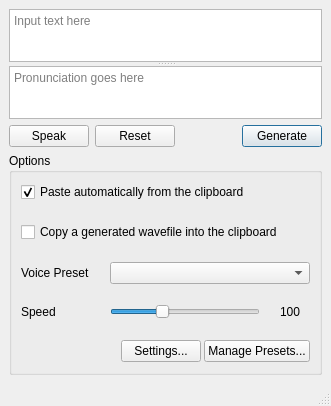
<?xml version="1.0" encoding="UTF-8"?>
<ui version="4.0">
 <class>MainWindow</class>
 <widget class="QMainWindow" name="MainWindow">
  <property name="geometry">
   <rect>
    <x>0</x>
    <y>0</y>
    <width>331</width>
    <height>406</height>
   </rect>
  </property>
  <property name="windowTitle">
   <string>YukkuriTool</string>
  </property>
  <widget class="QWidget" name="centralwidget">
   <property name="minimumSize">
    <size>
     <width>295</width>
     <height>0</height>
    </size>
   </property>
   <layout class="QVBoxLayout" name="verticalLayout">
    <item>
     <widget class="QSplitter" name="splitter">
      <property name="locale">
       <locale language="Japanese" country="Japan"/>
      </property>
      <property name="orientation">
       <enum>Qt::Vertical</enum>
      </property>
      <property name="opaqueResize">
       <bool>true</bool>
      </property>
      <property name="childrenCollapsible">
       <bool>false</bool>
      </property>
      <widget class="QPlainTextEdit" name="plainTextEdit">
       <property name="minimumSize">
        <size>
         <width>0</width>
         <height>50</height>
        </size>
       </property>
       <property name="statusTip">
        <string>Input text to make the program speak. Pronunciation will be automatically generated.</string>
       </property>
       <property name="locale">
        <locale language="Japanese" country="Japan"/>
       </property>
       <property name="placeholderText">
        <string>Input text here</string>
       </property>
      </widget>
      <widget class="QPlainTextEdit" name="plainTextEdit_2">
       <property name="minimumSize">
        <size>
         <width>0</width>
         <height>50</height>
        </size>
       </property>
       <property name="statusTip">
        <string>If you want to fix pronunciation, tweak here.</string>
       </property>
       <property name="locale">
        <locale language="Japanese" country="Japan"/>
       </property>
       <property name="undoRedoEnabled">
        <bool>true</bool>
       </property>
       <property name="readOnly">
        <bool>false</bool>
       </property>
       <property name="placeholderText">
        <string>Pronunciation goes here</string>
       </property>
      </widget>
     </widget>
    </item>
    <item>
     <layout class="QHBoxLayout" name="horizontalLayout">
      <item>
       <widget class="QPushButton" name="speakButton">
        <property name="statusTip">
         <string>Preview the text.</string>
        </property>
        <property name="locale">
         <locale language="Japanese" country="Japan"/>
        </property>
        <property name="text">
         <string>Speak</string>
        </property>
        <property name="shortcut">
         <string>Ctrl+S</string>
        </property>
       </widget>
      </item>
      <item>
       <widget class="QPushButton" name="resetButton">
        <property name="statusTip">
         <string>Reset the text field.</string>
        </property>
        <property name="locale">
         <locale language="Japanese" country="Japan"/>
        </property>
        <property name="text">
         <string>Reset</string>
        </property>
        <property name="shortcut">
         <string>Ctrl+R</string>
        </property>
       </widget>
      </item>
      <item>
       <spacer name="horizontalSpacer">
        <property name="locale">
         <locale language="Japanese" country="Japan"/>
        </property>
        <property name="orientation">
         <enum>Qt::Horizontal</enum>
        </property>
        <property name="sizeHint" stdset="0">
         <size>
          <width>40</width>
          <height>20</height>
         </size>
        </property>
       </spacer>
      </item>
      <item>
       <widget class="QPushButton" name="generateButton">
        <property name="statusTip">
         <string>Generate a wave file from the text.</string>
        </property>
        <property name="locale">
         <locale language="Japanese" country="Japan"/>
        </property>
        <property name="text">
         <string>Generate</string>
        </property>
        <property name="shortcut">
         <string>Ctrl+G</string>
        </property>
        <property name="default">
         <bool>true</bool>
        </property>
       </widget>
      </item>
     </layout>
    </item>
    <item>
     <widget class="QGroupBox" name="groupBox">
      <property name="locale">
       <locale language="Japanese" country="Japan"/>
      </property>
      <property name="title">
       <string>Options</string>
      </property>
      <layout class="QVBoxLayout" name="verticalLayout_3">
       <property name="spacing">
        <number>20</number>
       </property>
       <item>
        <widget class="QCheckBox" name="checkBox">
         <property name="statusTip">
          <string>If the checkbox is on, the program will paste your clipboard to the text field when activated.</string>
         </property>
         <property name="locale">
          <locale language="Japanese" country="Japan"/>
         </property>
         <property name="text">
          <string>Paste automatically from the clipboard</string>
         </property>
         <property name="checked">
          <bool>true</bool>
         </property>
        </widget>
       </item>
       <item>
        <widget class="QCheckBox" name="checkBox_2">
         <property name="statusTip">
          <string>If the checkbox is on, the program will generate the waveform and copy it when deactivated.</string>
         </property>
         <property name="locale">
          <locale language="Japanese" country="Japan"/>
         </property>
         <property name="text">
          <string>Copy a generated wavefile into the clipboard</string>
         </property>
         <property name="checked">
          <bool>false</bool>
         </property>
        </widget>
       </item>
       <item>
        <layout class="QFormLayout" name="formLayout">
         <item row="0" column="0">
          <widget class="QLabel" name="label">
           <property name="maximumSize">
            <size>
             <width>80</width>
             <height>16777215</height>
            </size>
           </property>
           <property name="locale">
            <locale language="Japanese" country="Japan"/>
           </property>
           <property name="text">
            <string>Voice Preset</string>
           </property>
           <property name="buddy">
            <cstring>voicePresets</cstring>
           </property>
          </widget>
         </item>
         <item row="0" column="1">
          <widget class="QComboBox" name="voicePresets">
           <property name="sizePolicy">
            <sizepolicy hsizetype="Expanding" vsizetype="Fixed">
             <horstretch>0</horstretch>
             <verstretch>0</verstretch>
            </sizepolicy>
           </property>
           <property name="statusTip">
            <string>Selects the voice from the presets.</string>
           </property>
           <property name="locale">
            <locale language="Japanese" country="Japan"/>
           </property>
          </widget>
         </item>
         <item row="1" column="0">
          <widget class="QLabel" name="label_2">
           <property name="locale">
            <locale language="Japanese" country="Japan"/>
           </property>
           <property name="midLineWidth">
            <number>-16</number>
           </property>
           <property name="text">
            <string>Speed</string>
           </property>
           <property name="buddy">
            <cstring>horizontalSlider</cstring>
           </property>
          </widget>
         </item>
         <item row="1" column="1">
          <layout class="QHBoxLayout" name="horizontalLayout_2">
           <item>
            <widget class="QSlider" name="horizontalSlider">
             <property name="locale">
              <locale language="Japanese" country="Japan"/>
             </property>
             <property name="minimum">
              <number>50</number>
             </property>
             <property name="maximum">
              <number>200</number>
             </property>
             <property name="value">
              <number>100</number>
             </property>
             <property name="orientation">
              <enum>Qt::Horizontal</enum>
             </property>
            </widget>
           </item>
           <item>
            <widget class="QLabel" name="label_3">
             <property name="minimumSize">
              <size>
               <width>30</width>
               <height>0</height>
              </size>
             </property>
             <property name="maximumSize">
              <size>
               <width>30</width>
               <height>16777215</height>
              </size>
             </property>
             <property name="locale">
              <locale language="Japanese" country="Japan"/>
             </property>
             <property name="text">
              <string>100</string>
             </property>
             <property name="textFormat">
              <enum>Qt::PlainText</enum>
             </property>
            </widget>
           </item>
          </layout>
         </item>
        </layout>
       </item>
       <item>
        <layout class="QHBoxLayout" name="horizontalLayout_3">
         <property name="spacing">
          <number>3</number>
         </property>
         <item>
          <widget class="QLabel" name="kevinView">
           <property name="minimumSize">
            <size>
             <width>24</width>
             <height>24</height>
            </size>
           </property>
           <property name="maximumSize">
            <size>
             <width>24</width>
             <height>24</height>
            </size>
           </property>
           <property name="toolTip">
            <string/>
           </property>
           <property name="statusTip">
            <string>Drag and drop to put an audio file into your video editor</string>
           </property>
           <property name="locale">
            <locale language="Japanese" country="Japan"/>
           </property>
           <property name="text">
            <string/>
           </property>
           <property name="textFormat">
            <enum>Qt::PlainText</enum>
           </property>
           <property name="pixmap">
            <pixmap resource="assets.qrc">:/fileicon.png</pixmap>
           </property>
           <property name="scaledContents">
            <bool>true</bool>
           </property>
          </widget>
         </item>
         <item>
          <spacer name="horizontalSpacer_2">
           <property name="locale">
            <locale language="Japanese" country="Japan"/>
           </property>
           <property name="orientation">
            <enum>Qt::Horizontal</enum>
           </property>
           <property name="sizeHint" stdset="0">
            <size>
             <width>40</width>
             <height>20</height>
            </size>
           </property>
          </spacer>
         </item>
         <item>
          <widget class="QPushButton" name="pushButton_2">
           <property name="statusTip">
            <string>Open Preferences.</string>
           </property>
           <property name="locale">
            <locale language="Japanese" country="Japan"/>
           </property>
           <property name="text">
            <string>Settings...</string>
           </property>
           <property name="shortcut">
            <string/>
           </property>
          </widget>
         </item>
         <item>
          <widget class="QPushButton" name="pushButton">
           <property name="statusTip">
            <string>Manages the voice presets.</string>
           </property>
           <property name="locale">
            <locale language="Japanese" country="Japan"/>
           </property>
           <property name="text">
            <string>Manage Presets...</string>
           </property>
           <property name="shortcut">
            <string>Ctrl+P</string>
           </property>
          </widget>
         </item>
        </layout>
       </item>
      </layout>
     </widget>
    </item>
   </layout>
  </widget>
  <widget class="QStatusBar" name="statusBar">
   <property name="enabled">
    <bool>true</bool>
   </property>
   <property name="styleSheet">
    <string notr="true">color: white;</string>
   </property>
  </widget>
 </widget>
 <tabstops>
  <tabstop>plainTextEdit</tabstop>
  <tabstop>plainTextEdit_2</tabstop>
  <tabstop>speakButton</tabstop>
  <tabstop>resetButton</tabstop>
  <tabstop>generateButton</tabstop>
  <tabstop>checkBox</tabstop>
  <tabstop>checkBox_2</tabstop>
  <tabstop>pushButton_2</tabstop>
  <tabstop>pushButton</tabstop>
 </tabstops>
 <resources>
  <include location="assets.qrc"/>
 </resources>
 <connections>
  <connection>
   <sender>generateButton</sender>
   <signal>clicked()</signal>
   <receiver>MainWindow</receiver>
   <slot>generateVoice()</slot>
   <hints>
    <hint type="sourcelabel">
     <x>284</x>
     <y>144</y>
    </hint>
    <hint type="destinationlabel">
     <x>291</x>
     <y>217</y>
    </hint>
   </hints>
  </connection>
  <connection>
   <sender>resetButton</sender>
   <signal>clicked()</signal>
   <receiver>MainWindow</receiver>
   <slot>resetField()</slot>
   <hints>
    <hint type="sourcelabel">
     <x>175</x>
     <y>144</y>
    </hint>
    <hint type="destinationlabel">
     <x>201</x>
     <y>183</y>
    </hint>
   </hints>
  </connection>
  <connection>
   <sender>speakButton</sender>
   <signal>clicked()</signal>
   <receiver>MainWindow</receiver>
   <slot>speakText()</slot>
   <hints>
    <hint type="sourcelabel">
     <x>89</x>
     <y>144</y>
    </hint>
    <hint type="destinationlabel">
     <x>9</x>
     <y>251</y>
    </hint>
   </hints>
  </connection>
  <connection>
   <sender>checkBox</sender>
   <signal>clicked(bool)</signal>
   <receiver>MainWindow</receiver>
   <slot>setClipboardPasteEnabled(bool)</slot>
   <hints>
    <hint type="sourcelabel">
     <x>273</x>
     <y>202</y>
    </hint>
    <hint type="destinationlabel">
     <x>291</x>
     <y>284</y>
    </hint>
   </hints>
  </connection>
  <connection>
   <sender>checkBox_2</sender>
   <signal>clicked(bool)</signal>
   <receiver>MainWindow</receiver>
   <slot>setClipboardCopyEnabled(bool)</slot>
   <hints>
    <hint type="sourcelabel">
     <x>273</x>
     <y>243</y>
    </hint>
    <hint type="destinationlabel">
     <x>291</x>
     <y>364</y>
    </hint>
   </hints>
  </connection>
  <connection>
   <sender>pushButton_2</sender>
   <signal>clicked()</signal>
   <receiver>MainWindow</receiver>
   <slot>openSettings()</slot>
   <hints>
    <hint type="sourcelabel">
     <x>150</x>
     <y>359</y>
    </hint>
    <hint type="destinationlabel">
     <x>172</x>
     <y>402</y>
    </hint>
   </hints>
  </connection>
  <connection>
   <sender>pushButton</sender>
   <signal>clicked()</signal>
   <receiver>MainWindow</receiver>
   <slot>managePresets()</slot>
   <hints>
    <hint type="sourcelabel">
     <x>272</x>
     <y>359</y>
    </hint>
    <hint type="destinationlabel">
     <x>291</x>
     <y>405</y>
    </hint>
   </hints>
  </connection>
  <connection>
   <sender>plainTextEdit</sender>
   <signal>textChanged()</signal>
   <receiver>MainWindow</receiver>
   <slot>generateYomi()</slot>
   <hints>
    <hint type="sourcelabel">
     <x>239</x>
     <y>49</y>
    </hint>
    <hint type="destinationlabel">
     <x>291</x>
     <y>50</y>
    </hint>
   </hints>
  </connection>
  <connection>
   <sender>voicePresets</sender>
   <signal>activated(int)</signal>
   <receiver>MainWindow</receiver>
   <slot>setPreset(int)</slot>
   <hints>
    <hint type="sourcelabel">
     <x>272</x>
     <y>287</y>
    </hint>
    <hint type="destinationlabel">
     <x>45</x>
     <y>417</y>
    </hint>
   </hints>
  </connection>
  <connection>
   <sender>horizontalSlider</sender>
   <signal>valueChanged(int)</signal>
   <receiver>MainWindow</receiver>
   <slot>setSpeed(int)</slot>
   <hints>
    <hint type="sourcelabel">
     <x>235</x>
     <y>312</y>
    </hint>
    <hint type="destinationlabel">
     <x>149</x>
     <y>573</y>
    </hint>
   </hints>
  </connection>
  <connection>
   <sender>horizontalSlider</sender>
   <signal>valueChanged(int)</signal>
   <receiver>label_3</receiver>
   <slot>setNum(int)</slot>
   <hints>
    <hint type="sourcelabel">
     <x>235</x>
     <y>312</y>
    </hint>
    <hint type="destinationlabel">
     <x>271</x>
     <y>312</y>
    </hint>
   </hints>
  </connection>
 </connections>
 <slots>
  <slot>generateVoice()</slot>
  <slot>openSettings()</slot>
  <slot>managePresets()</slot>
  <slot>setClipboardPasteEnabled(bool)</slot>
  <slot>setClipboardCopyEnabled(bool)</slot>
  <slot>resetField()</slot>
  <slot>speakText()</slot>
  <slot>generateYomi()</slot>
  <slot>setPreset(int)</slot>
  <slot>setSpeed(int)</slot>
 </slots>
</ui>
